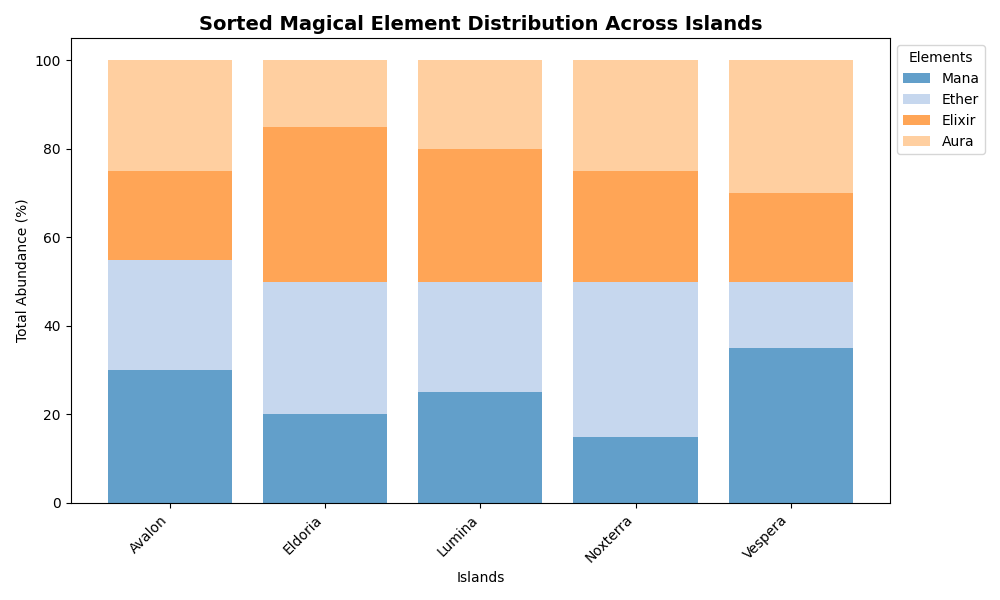

This chart was generated by the following Python code:
import numpy as np
import matplotlib.pyplot as plt

# Define the island names and magical elements
islands = ['Avalon', 'Eldoria', 'Lumina', 'Noxterra', 'Vespera']
elements = ['Mana', 'Ether', 'Elixir', 'Aura']

# Percentage data for each element on each island
percentage_data = np.array([
    [30, 25, 20, 25],  # Avalon
    [20, 30, 35, 15],  # Eldoria
    [25, 25, 30, 20],  # Lumina
    [15, 35, 25, 25],  # Noxterra
    [35, 15, 20, 30]   # Vespera
])

# Calculate total abundance for each island
total_abundance = percentage_data.sum(axis=1)

# Sort data by total abundance
sorted_indices = np.argsort(total_abundance)
sorted_islands = [islands[i] for i in sorted_indices]
sorted_data = percentage_data[sorted_indices]

# Setup the figure
fig, ax = plt.subplots(figsize=(10, 6))

# Generate colors for each element
colors = plt.cm.tab20(np.arange(len(elements)))

# Plot sorted bar chart
bottom = np.zeros(len(islands))
for i, color in enumerate(colors):
    ax.bar(sorted_islands, sorted_data[:, i], bottom=bottom, color=color, alpha=0.7, label=elements[i])
    bottom += sorted_data[:, i]

# Add labels and title
ax.set_xlabel('Islands')
ax.set_ylabel('Total Abundance (%)')
ax.set_title('Sorted Magical Element Distribution Across Islands', fontsize=14, fontweight='bold')

# Customize xticks for better visualization
ax.set_xticks(np.arange(len(islands)))
ax.set_xticklabels(sorted_islands, rotation=45, ha='right')

# Exhibit the legend
ax.legend(title="Elements", loc='upper left', bbox_to_anchor=(1, 1))

# Automatically adjust the layout
plt.tight_layout()

# Display the plot
plt.show()
